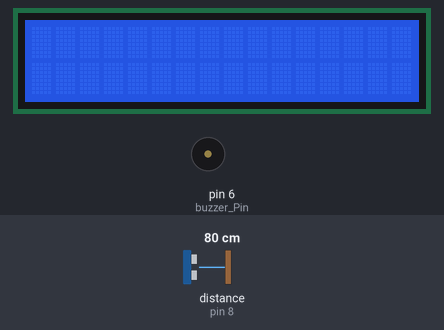
Simulated run of this sketch. Board: Arduino Uno, built with avr-gcc and run on an emulated ATmega328P. Parts: 16×2 character LCD, buzzer (waves = sounding). The inputs (shaded band) are chosen by the test bench; at power-on: distance to the obstacle (sensor on pin 8) 80 cm. The echo pulse lasts 58.3 µs per cm; what the sketch prints to the serial monitor is not drawn.

Above: at 1.2 s.
1.3 s: distance to the obstacle (sensor on pin 8) set to 18 cm
3.3 s: distance to the obstacle (sensor on pin 8) set to 35 cm
At 5.17 s:
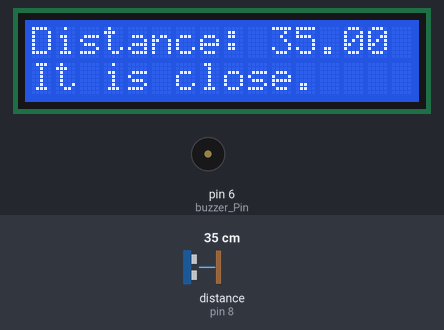
6.3 s: distance to the obstacle (sensor on pin 8) set to 120 cm
At 9.2 s:
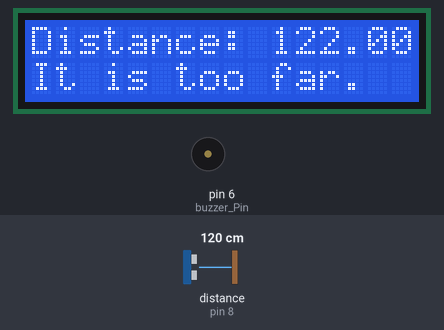
9.3 s: distance to the obstacle (sensor on pin 8) set to 2 cm
At 12.26 s:
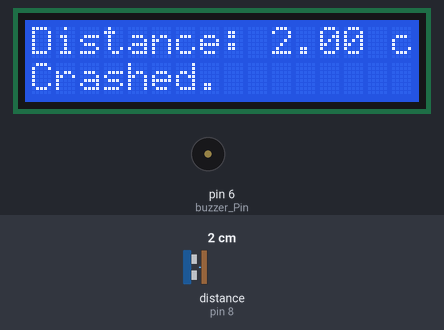
12.3 s: distance to the obstacle (sensor on pin 8) set to 60 cm
At 15.11 s:
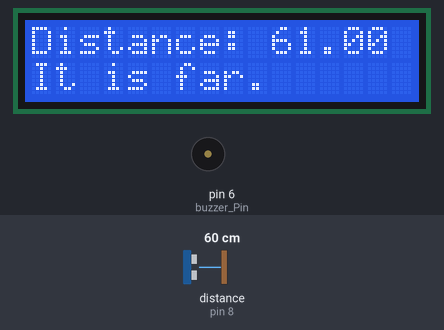
Timing chart, 0 to 16.3 s (numbered marks = the images above; inputs shaded):
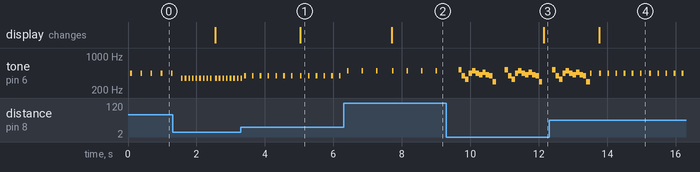

The sketch:

IHSAN_Lab_6.ino
```cpp
#include <NewPing.h>
#include <LiquidCrystal.h>
//HC-SR04 with Trig to Arduino Pin 9, Echo to Arduino pin 8
#define TRIGGER_PIN 9
#define ECHO_PIN 8
//Maximum distance we want to ping for (in centimeters).
#define MAX_DISTANCE 400
// NewPing setup of pins and maximum distance.
//REFERENCES
//I used for the information about ultrasonic sensor https://www.youtube.com/watch?v=jgPZsxYvSIk
//https://www.youtube.com/watch?v=IKD5Jhyg_cc (Buzzer music_tone use)
//https://www.arduinomedia.com/arduino-ile-buzzer-kullanimi-buzzer-ile-ses-cikarma/ (Music_note type)
//I applied my arduino new ping.h library for ultrasonic sensor

LiquidCrystal lcd(12, 11, 5, 4, 3, 2);
NewPing sonar(TRIGGER_PIN, ECHO_PIN, MAX_DISTANCE);
float distance;
const int buzzer_Pin=6;
unsigned long currentmillisecond =0;
unsigned long tempMil = 0;
const long TIME_SCREEN_INFO = 1000;

//Time and Date Variables
char* TIME_STRING = "2021.06.16 - 12:59:56";
int day=0;
int month=0;
int year=0;
int hour=0;
int min=0;
int sec=0;
int two_sec_display=0;//A variable that decides how much time it takes to display data on a serial monitor.

//musical note variables(frequency)
int Do = 262;
int Re = 294;
int Mi = 330;
int Fa = 349;
int Sol = 392;
int La = 440;
int Si = 494;
int Do_ = 523;
int la_diyez=466;
int note_gs4=415;

void setup() {
  set_time(TIME_STRING); //Places the incoming time in the appropriate variables.
  Serial.begin(9600);
  lcd.begin(16, 2);
  pinMode(buzzer_Pin, OUTPUT);
}
void loop(){
  distance = sonar.ping_cm();
  Date_control();//Controls time progression.
  currentmillisecond = millis();
  play_Tone(distance);
  //Read and print operation takes place in two seconds.
  if(two_sec_display==2){
     Display_Date(); //Prints time and date data to the serial monitor.
     Distance_check(); //Distances info screen on lcd and seri monitor.
     two_sec_display=0;
   }
   //1-second pass measurement is performed.
  if (currentmillisecond - tempMil >= TIME_SCREEN_INFO){
    tempMil = currentmillisecond;
    sec+=1;
    two_sec_display+=1;
  }

}

void set_time(char* TIME){
   char* section = strtok(TIME, " - ");
  //Date data is fragmented and assigned to variables using the strtok command.
  char* sectionDate = section;
  section = strtok(NULL, " - ");
  char* sectionTime = section;
  char* first = strtok(sectionDate, ".");
  year = atol(first);
  first = strtok(NULL, ".");
  month = atol(first);
  first = strtok(NULL, ".");
  day = atol(first);
  first = strtok(NULL, ".");
  //The time data is fragmented and assigned to variables by the strtok command.
  char* second = strtok(sectionTime, ":");
  int temp_day=day;
  int temp_year=year;
  hour = atol(second);
  second = strtok(NULL, ":");
  min = atol(second);
  second = strtok(NULL, ":");
  sec = atol(second);
  second = strtok(NULL, ":");
 }
 //Controlled progression of other types of time is calculated based on the progression of seconds.
void Date_control(){
  if(sec==60){
    min+=1;
    sec=0;
    if(min==60){
      hour+=1;
      min=0;
      if(hour==24){
        day+=1;
        hour=0;
    //Depending on how many days the months attract, the state of increase in the lunar variable is examined.
       if( ((month==1 || month==3 || month==5 || month==7 || month==8 || month==10 || month==12) && (day>31))
    || ((month==4  || month==6  || month==9 ||  month==11) && (day>30)) || (month==2 && day>28)){
          month+=1;
          day=1;
          if(month==13){
            year+=1;
            month=1;
          }
        }
      }
    }
  }
}
//Print date and time function
void Display_Date(){
  Serial.print("\nDate: " );
  if(day<10) Serial.print("0");
  Serial.print(day);
  Serial.print(".");
  Serial.print(month);
  Serial.print(".");
  Serial.print(year);

  Serial.print(" - Hour: " );
  if((hour)<10) Serial.print("0");
  Serial.print(hour);
  Serial.print(":");
  if((min)<10) Serial.print("0");
  Serial.print(min);
  Serial.print(":");
  if((sec)<10) Serial.print("0");
  Serial.print(sec);
}
//Here are the tone settings and print settings performed based on the measurement made by the ultrasonic sensor.
void Distance_check(){
  lcd.clear();
  lcd.setCursor(0, 0);
  lcd.print("Distance: ");
  lcd.print(distance);
  lcd.print(" cm");

  lcd.setCursor(0, 1);
  //In cases of 5 cm and lower, crash tone is played.
  if(distance<=5){
    lcd.print("Crashed.");
     display_distance(distance);
    Serial.print(" cm  Crashed.");
    Serial.println("\n-------------------------------------");
  }
  //In the range of 5 to 20 cm, the emphasis is made that the object is very close to the sensor.
  else if(distance>5 && distance<=20){
    lcd.print("It is too close.");
    display_distance(distance);
    Serial.print(" cm  It is too close.");
    Serial.println("\n-------------------------------------");
  }
  //In the range of 21 to 50 cm, it is emphasized that the object is close to the sensor.
  else if(distance>=21 && distance <=50){
    lcd.print("It is close.");
    display_distance(distance);
    Serial.print(" cm  It is close.");
    Serial.println("\n-------------------------------------");
  }
  //In the range of 51 to 100 cm, the emphasis is made that the object is far from the sensor.
  else if(distance>=51 && distance<=100){
    lcd.print("It is far.");
    display_distance(distance);
    Serial.print(" cm  It is far.");
    Serial.println("\n-------------------------------------");
  }
  //In the range above 1 meter, the emphasis is made that the object is too far from the sensor.
   else if(distance>100){
    lcd.print("It is too far.");
    display_distance(distance);
    Serial.print(" cm  It is too far.");
    Serial.println("\n-------------------------------------");
  }
}

//The distance value is printed to the monitor.
void display_distance(int distance){
    Serial.print("\nDistance :");
    Serial.print(distance);
}
//Plays certain music tones for each distance range.
void play_Tone(int distance){
   if(distance<=5){
     crash();//game over sound function
   }
   else if(distance>5 && distance<=20){
    tone(buzzer_Pin,Fa);//349
    delay(50);
    noTone(buzzer_Pin);
    delay(distance*3);
   }
    else if(distance>=21 && distance <=50){
    tone(buzzer_Pin,Sol);//392
    delay(50);
    noTone(buzzer_Pin);
    delay(distance*5);
    }
    else if(distance>=51 && distance<=100){
    tone(buzzer_Pin,La);//440
    delay(50);
    noTone(buzzer_Pin);
    delay(distance*3);
    }
    else if(distance>100){
    tone(buzzer_Pin,Si);//494
    delay(50);
    noTone(buzzer_Pin);
    delay(distance*3);
    }

  }

  void crash(){
    //Mario game over sound
  delay(250);
  tone(buzzer_Pin, Do_);
  delay(100);
  noTone(buzzer_Pin);
  tone(buzzer_Pin, Sol);
  delay(100);
  noTone(buzzer_Pin);
  tone(buzzer_Pin, Mi);
  delay(100);
  noTone(buzzer_Pin);
  tone(buzzer_Pin, La);
  delay(100);
  noTone(buzzer_Pin);
  tone(buzzer_Pin, Si);
  delay(100);
  noTone(buzzer_Pin);
  tone(buzzer_Pin, La);
  delay(100);
  noTone(buzzer_Pin);
  tone(buzzer_Pin, note_gs4);
  delay(100);
  noTone(buzzer_Pin);
  tone(buzzer_Pin, la_diyez);
  delay(100);
  noTone(buzzer_Pin);
  tone(buzzer_Pin, note_gs4);
  delay(100);
  noTone(buzzer_Pin);
  tone(buzzer_Pin, Sol);
  delay(100);
  noTone(buzzer_Pin);
  tone(buzzer_Pin, Re);
  delay(100);
  noTone(buzzer_Pin);

}
```

Measured:
- after the input at 3.3 s, the display: changes after 1.7 s (image 1)
- after the input at 6.3 s, tone on pin 6 (buzzer_Pin): alternates 494 Hz for 0.05 s and silent for 0.37 s, starting after 0.10 s; the display: changes after 1.4 s (image 2)
- after the input at 9.3 s, the display: changes after 2.8 s (image 3)
- after the input at 12.3 s, the display: changes after 1.5 s (image 4)
- by itself, tone on pin 6 (buzzer_Pin): repeats every 0.23 s: 392 Hz 0.05 s, silent 0.18 s
